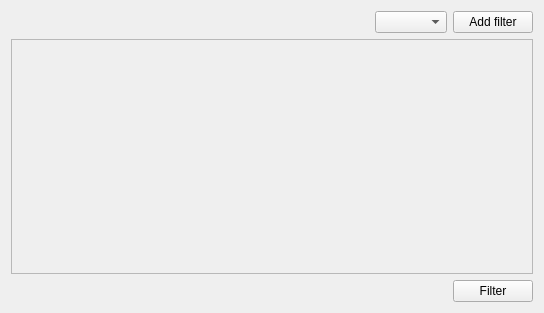
<?xml version="1.0" encoding="UTF-8"?>
<ui version="4.0">
 <class>FiltersContainerWidget</class>
 <widget class="QWidget" name="FiltersContainerWidget">
  <property name="geometry">
   <rect>
    <x>0</x>
    <y>0</y>
    <width>544</width>
    <height>313</height>
   </rect>
  </property>
  <property name="windowTitle">
   <string>Form</string>
  </property>
  <layout class="QVBoxLayout" name="verticalLayout">
   <item>
    <layout class="QHBoxLayout" name="addFilterButtonLayout">
     <item>
      <spacer name="horizontalSpacer_3">
       <property name="orientation">
        <enum>Qt::Horizontal</enum>
       </property>
       <property name="sizeHint" stdset="0">
        <size>
         <width>40</width>
         <height>20</height>
        </size>
       </property>
      </spacer>
     </item>
     <item>
      <widget class="QComboBox" name="filterNameCombobox"/>
     </item>
     <item>
      <widget class="QPushButton" name="addFilterButton">
       <property name="text">
        <string>Add filter</string>
       </property>
      </widget>
     </item>
    </layout>
   </item>
   <item>
    <widget class="QScrollArea" name="scrollArea">
     <property name="widgetResizable">
      <bool>true</bool>
     </property>
     <widget class="QWidget" name="scrollAreaWidgetContents">
      <property name="geometry">
       <rect>
        <x>0</x>
        <y>0</y>
        <width>524</width>
        <height>231</height>
       </rect>
      </property>
      <layout class="QVBoxLayout" name="verticalLayout_4">
       <property name="spacing">
        <number>0</number>
       </property>
       <property name="leftMargin">
        <number>0</number>
       </property>
       <property name="topMargin">
        <number>0</number>
       </property>
       <property name="rightMargin">
        <number>0</number>
       </property>
       <property name="bottomMargin">
        <number>0</number>
       </property>
       <item>
        <widget class="QWidget" name="filtersWidgetsContainer" native="true"/>
       </item>
      </layout>
     </widget>
    </widget>
   </item>
   <item>
    <layout class="QHBoxLayout" name="filterButtonLayout">
     <item>
      <spacer name="horizontalSpacer_2">
       <property name="orientation">
        <enum>Qt::Horizontal</enum>
       </property>
       <property name="sizeHint" stdset="0">
        <size>
         <width>40</width>
         <height>20</height>
        </size>
       </property>
      </spacer>
     </item>
     <item>
      <widget class="QPushButton" name="filterButton">
       <property name="text">
        <string>Filter</string>
       </property>
      </widget>
     </item>
    </layout>
   </item>
  </layout>
 </widget>
 <resources/>
 <connections/>
</ui>
